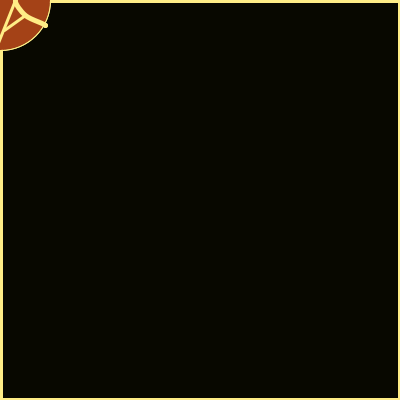
Frame 1 (no input)
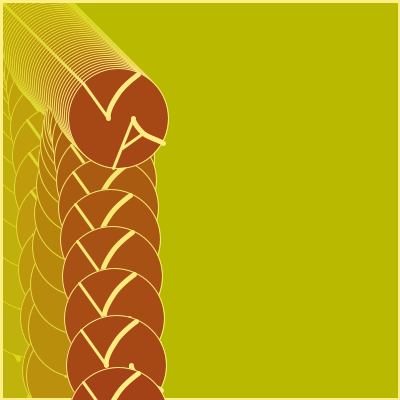
Frame 60 (the mouse pressed at the canvas centre just before this capture)
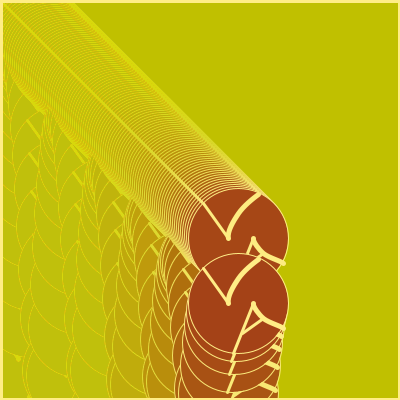
Frame 120 (the mouse held since frame 60 and released just before this capture)

The Processing sketch that drew these frames (run headless with seeded random() and noise(); from frame 60 on, the mouse is pressed at the canvas centre):

// Processing sketch: processing_50979
// ── processing_50979.pde

//homework #6 2.2.2012
//copyright Victoria Adams
 
color c;
color e;
float ix, iy, id, ixSpeed, iySpeed, tx, ty, td, txSpeed, tySpeed;

void setup ()
{
  size (400, 400);
  background (0);
  smooth ();
  
  c = color (random(255), random(255), random(25));
  e = color (255, 237, 134);
  ix = 0;
  iy = 0;
  id = 100;
  ixSpeed = 2;
  iySpeed = 2;
  tx = 0;
  ty = 0;
  td = 100;
  txSpeed = 2;
  tySpeed = 2;
}
 
void draw ()
{
   drawInitials (ix, iy, id);
   moveInitials ();
   prepWindow ();
   drawInitials (tx, ty, td);
   bounceInitials ();
}

void bounceInitials ()
{
  tx = tx + txSpeed;
  if (tx > width)
  {
    txSpeed = -txSpeed;
  }
  
  if (tx <0)
  {
    txSpeed = txSpeed+5;
  }

  ty = ty +tySpeed;
  if (ty > height)
  {
    tySpeed = -tySpeed;
  }
  
  if (ty <0);
  {
    tySpeed = tySpeed+5;
  }
}

void prepWindow ()
{
  fill (200, 200, 0, 10);
  rect (0, 0, width, height);
}

void moveInitials ()
{
  ix = ix + ixSpeed;
  if (ix > width + id/2)
  {
    ix = 0;
  }

  iy = iy +iySpeed;
  if (iy > height + id/2)
  {
    iy = 0;
  }

}
 
void drawInitials (float x, float y, float d)
{
  stroke (e);
  strokeWeight (.01*d);
  fill (c);
  ellipse (x, y, d, d);
    
  //letter A
     
  stroke (e);
  strokeWeight (.03*d);
  line (x - .05*d, y + .5*d, x + .15*d, y);
     
  stroke (e);
  strokeWeight (.05*d);
  beginShape ();
  curveVertex (x + .3*d, y);
  curveVertex (x + .15*d, y);
  curveVertex (x + .25*d, y + .15*d);
  curveVertex (x + .45*d, y + .25*d);
  curveVertex (x + .4*d, y + .3*d);
  endShape();
     
  stroke (e);
  strokeWeight (.03*d);
  line (x + .04*d, y + .30*d, x + .25*d, y + .15*d);
    
  //letter V
     
  stroke (e);
  strokeWeight (.03*d);
  line (x - .35*d, y - .35*d, x - .1*d, y);
     
  stroke (e);
  strokeWeight (.05*d);
  noFill();
  beginShape ();
  curveVertex (x + .1*d, y + .15*d);
  curveVertex (x - .1*d, y);
  curveVertex (x, y - .25*d);
  curveVertex (x + .2*d, y - .44*d);
  curveVertex (x + .35*d, y - .5*d);
  endShape();
}
                
                
